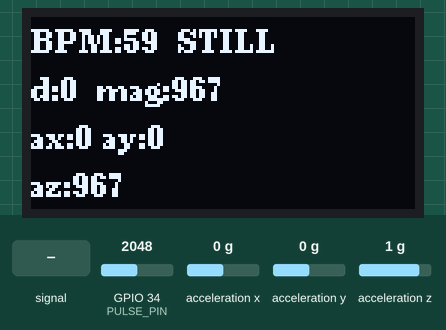
The sketch below on a simulated ESP32. Shown: 128×64 one-colour display. Wiring (inferred from the names in the program): MPU-6050 motion sensor at I2C address 0x68. The test bench sets the inputs (shaded band); at power-on: acceleration x 0 g, GPIO 34 (PULSE_PIN) = 2048, acceleration y 0 g, acceleration z 1 g (analog values on the 0–4095 scale). Random numbers use the default seed unless the sketch sets one; what the sketch prints to the serial monitor is not drawn.

Above: at 1.6 s.
1.7 s: acceleration x set to -1.4 g
At 2.41 s:
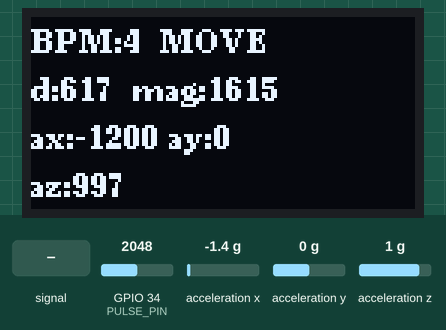
3.7 s: GPIO 34 (PULSE_PIN) fed a 200 Hz sine of ±327 counts around its level
At 5.38 s:
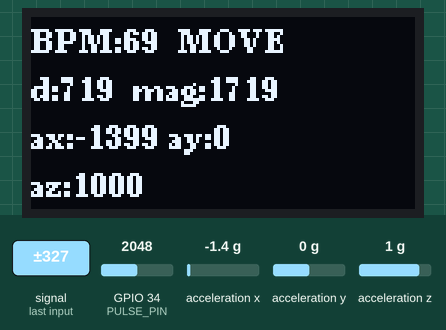
5.6 s: GPIO 34 (PULSE_PIN) set to 2866
At 8.08 s:
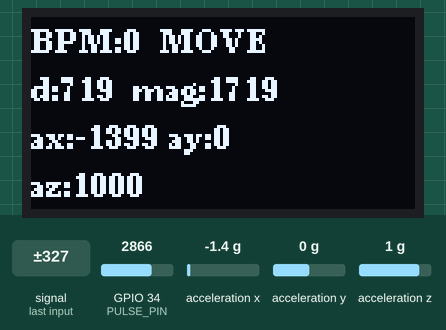
8.2 s: acceleration y set to -1.4 g
At 8.41 s:
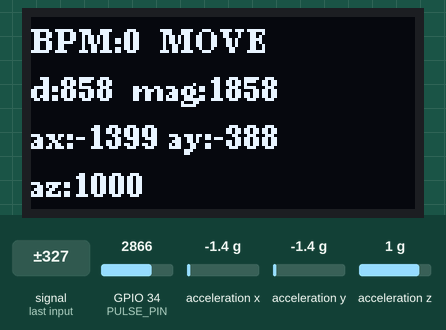
9.7 s: GPIO 34 (PULSE_PIN) fed a 1000 Hz sine of ±1023 counts around its level
At 10.41 s:
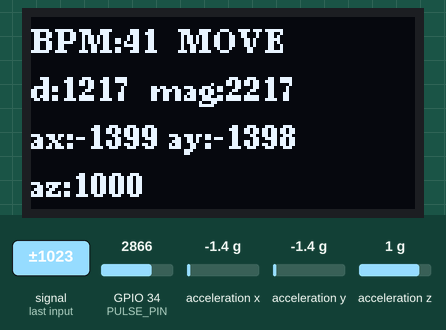
11.6 s: acceleration z set to -1.4 g
At 12.41 s:
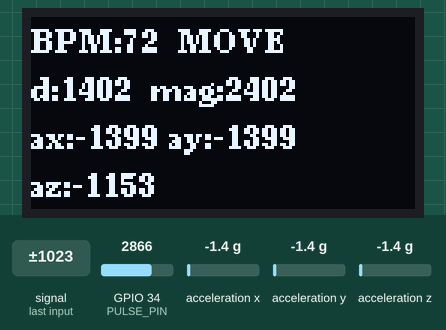

Measured:
- after the input at 8.2 s, the display: first changes after 0.06 s (image 4 shows a later state)

The sketch:

accelerometer.ino
```cpp
#include <Wire.h>
#include <math.h>
#include <esp_now.h>
#include <WiFi.h>
#include <Arduino.h>
#include <U8g2lib.h>

// ===================== OLED (U8g2) =====================
// SSD1306 128x64 over I2C (hardware I2C)
U8G2_SSD1306_128X64_NONAME_F_HW_I2C u8g2(U8G2_R0, /* reset=*/ U8X8_PIN_NONE);

// ===================== MPU6050 CONFIG =====================
static const uint8_t MPU_ADDR = 0x68;
static const int SDA_PIN = 21;
static const int SCL_PIN = 22;

// Movement threshold using delta (same guidance as earlier)
// You can tune this later.
static const float MOVE_THRESHOLD = 0.05f;

// ===================== ESP-NOW ENCRYPTION KEYS =====================
static const uint8_t PMK_KEY[16] = {
  0x1A,0x2B,0x3C,0x4D,0x5E,0x6F,0x70,0x81,
  0x92,0xA3,0xB4,0xC5,0xD6,0xE7,0xF8,0x09
};

static const uint8_t LMK_KEY[16] = {
  0x55,0x44,0x33,0x22,0x11,0x00,0xAA,0xBB,
  0xCC,0xDD,0xEE,0xFF,0x10,0x20,0x30,0x40
};

// ===================== ESP-NOW PACKET =====================
typedef struct {
  char message[80];   // enough for 6 ints + colons
} DataPacket;

DataPacket txData;
DataPacket rxData;

// Put the OTHER ESP32's MAC here (receiver)
uint8_t peerMAC[] = {0xB0, 0xCB, 0xD8, 0xE6, 0x1A, 0x50}; // Arduino B0:CB:D8:E6:1A:50

// ===================== BPM CODE (UNCHANGED LOGIC) =====================
float gaussianRandom(float mean, float stddev) {
  // Box-Muller transform
  float u1 = random(1, 10000) / 10000.0;  // uniform (0,1)
  float u2 = random(1, 10000) / 10000.0;

  float z0 = sqrt(-2.0 * log(u1)) * cos(2.0 * PI * u2);  // standard normal
  return z0 * stddev + mean;  // scale and shift
}

// ========= CONFIG =========
static const int PULSE_PIN = 34;

// Sampling
static const int SAMPLE_HZ = 250;
static const int SAMPLE_US = 1000000 / SAMPLE_HZ;

// Filters
static const float DC_ALPHA  = 0.01f;
static const float ENV_ALPHA = 0.12f;
static const float THR_ALPHA = 0.01f;
static const float THR_OFFSET = 15.0f;

// Beat detection
static const int REFRACTORY_MS = 420;     // prevents double-counting
static const int NO_BPM_TIMEOUT = 750;   // if no beat for 2.5s → NO BPM

// ========= STATE =========
unsigned long lastSampleUs = 0;
unsigned long lastBeatMs   = 0;
unsigned long lastPrintMs  = 0;

float dc = 0.0f;
float env = 0.0f;
float thr = 0.0f;
float lastEnv = 0.0f;

bool armed = false;
float peakEnv = 0.0f;

bool bpmPresent = false;

// We store latest BPM int here (integration only)
volatile int latestBpmInt = 0;

// ESP32 sometimes doesn't define A0 depending on board variant.
// This keeps YOUR randomSeed(analogRead(A0)) line intact.
#ifndef A0
#define A0 36
#endif

// Call this often (non-blocking); logic inside is unchanged
void updateBpmLogic() {
  // ----- Fixed sampling -----
  unsigned long nowUs = micros();
  if (nowUs - lastSampleUs < SAMPLE_US) return;
  lastSampleUs += SAMPLE_US;

  unsigned long nowMs = millis();

  // ----- Read signal -----
  int raw = analogRead(PULSE_PIN);

  // ----- DC removal -----
  dc = (1.0f - DC_ALPHA) * dc + DC_ALPHA * raw;
  float hp = raw - dc;

  // ----- Envelope -----
  float rect = fabsf(hp);
  env = (1.0f - ENV_ALPHA) * env + ENV_ALPHA * rect;

  // ----- Adaptive threshold -----
  thr = (1.0f - THR_ALPHA) * thr + THR_ALPHA * env;
  float dynamicThr = thr + THR_OFFSET;

  // ----- Peak-based beat detection -----
  bool crossUp = (env > dynamicThr) && (lastEnv <= dynamicThr);

  if (crossUp) {
    armed = true;
    peakEnv = env;
  }

  if (armed) {
    if (env > peakEnv) peakEnv = env;

    // confirm peak when falling 3%
    if (env < peakEnv * 0.97f) {
      if (nowMs - lastBeatMs >= REFRACTORY_MS) {
        lastBeatMs = nowMs;
        bpmPresent = true;   // we detected a beat
      }
      armed = false;
    }
  }

  lastEnv = env;

  // ----- BPM presence timeout -----
  if (nowMs - lastBeatMs > NO_BPM_TIMEOUT) {
    bpmPresent = false;
  }

  // ----- Print state every 500 ms -----
  // (We do NOT print; we store exactly what you would've printed.)
  if (nowMs - lastPrintMs > 500) {
    lastPrintMs = nowMs;

    if (bpmPresent) {
      float value = gaussianRandom(75, 4.0);
      latestBpmInt = (int)value;
    } else {
      latestBpmInt = 0;
    }
  }
}

// ===================== MPU6050 HELPERS =====================
void mpuWriteByte(uint8_t reg, uint8_t data) {
  Wire.beginTransmission(MPU_ADDR);
  Wire.write(reg);
  Wire.write(data);
  Wire.endTransmission(true);
}

bool mpuReadBytes(uint8_t startReg, uint8_t *buf, size_t len) {
  Wire.beginTransmission(MPU_ADDR);
  Wire.write(startReg);
  if (Wire.endTransmission(false) != 0) return false;

  size_t got = Wire.requestFrom((int)MPU_ADDR, (int)len, (int)true);
  if (got != len) return false;

  for (size_t i = 0; i < len; i++) buf[i] = Wire.read();
  return true;
}

bool readAccelG(float &ax, float &ay, float &az) {
  uint8_t d[6];
  if (!mpuReadBytes(0x3B, d, 6)) return false;

  int16_t rawAx = (int16_t)((d[0] << 8) | d[1]);
  int16_t rawAy = (int16_t)((d[2] << 8) | d[3]);
  int16_t rawAz = (int16_t)((d[4] << 8) | d[5]);

  // ±2g => 16384 LSB/g
  ax = rawAx / 16384.0f;
  ay = rawAy / 16384.0f;
  az = rawAz / 16384.0f;
  return true;
}

// ===================== ESP-NOW CALLBACKS =====================
void onSent(const wifi_tx_info_t *info, esp_now_send_status_t status) {
  // keep minimal; OLED is the main UI
}

void onReceive(const esp_now_recv_info *info, const uint8_t *incomingData, int len) {
  int copyLen = min((int)sizeof(rxData), len);
  memcpy(&rxData, incomingData, copyLen);

  // optional debug
  Serial.print("RX: ");
  Serial.println(rxData.message);
}

bool addPeer(const uint8_t *mac) {
  esp_now_peer_info_t peerInfo = {};
  memcpy(peerInfo.peer_addr, mac, 6);
  peerInfo.channel = 0;
  peerInfo.encrypt = true;                 // enable encryption
  memcpy(peerInfo.lmk, LMK_KEY, 16);       // shared per-peer key

  if (esp_now_is_peer_exist(mac)) return true;
  return (esp_now_add_peer(&peerInfo) == ESP_OK);
}

// ===================== OLED DRAW =====================
void drawOLED(int bpm_i, bool moving,
              int ax_i, int ay_i, int az_i,
              int mag_i, int del_i) {

  char line1[24];
  char line2[24];
  char line3[24];
  char line4[24];

  snprintf(line1, sizeof(line1), "BPM:%d  %s", bpm_i, moving ? "MOVE" : "STILL");
  snprintf(line2, sizeof(line2), "d:%d  mag:%d", del_i, mag_i);
  snprintf(line3, sizeof(line3), "ax:%d ay:%d", ax_i, ay_i);
  snprintf(line4, sizeof(line4), "az:%d", az_i);

  u8g2.clearBuffer();
  u8g2.setFont(u8g2_font_ncenB08_tr);

  u8g2.drawStr(0, 12, line1);
  u8g2.drawStr(0, 28, line2);
  u8g2.drawStr(0, 44, line3);
  u8g2.drawStr(0, 60, line4);

  u8g2.sendBuffer();
}

// ===================== SETUP =====================
void setup() {
  Serial.begin(115200);
  delay(300);

  // --- Shared I2C bus (MPU + OLED) ---
  Wire.begin(SDA_PIN, SCL_PIN);
  Wire.setClock(400000);

  // OLED address: you said 0x78, U8g2 wants 8-bit address => 0x3C<<1
  u8g2.setI2CAddress(0x3C << 1);
  u8g2.begin();

  u8g2.clearBuffer();
  u8g2.setFont(u8g2_font_ncenB08_tr);
  u8g2.drawStr(0, 14, "Init...");
  u8g2.sendBuffer();

  // --- MPU init ---
  mpuWriteByte(0x6B, 0x00); // wake
  mpuWriteByte(0x1C, 0x00); // ±2g

  // --- BPM ADC setup (same as your code) ---
  analogReadResolution(12);
  analogSetPinAttenuation(PULSE_PIN, ADC_11db);
  lastSampleUs = micros();
  randomSeed(analogRead(A0));

  // --- ESP-NOW ---
  WiFi.mode(WIFI_STA);
  WiFi.disconnect(true, true);
  delay(100);

  Serial.print("My MAC: ");
  Serial.println(WiFi.macAddress());

  if (esp_now_init() != ESP_OK) {
    Serial.println("ESP-NOW init failed");
    while (true) {}
  }
  esp_now_set_pmk(PMK_KEY);
  esp_now_register_send_cb(onSent);
  esp_now_register_recv_cb(onReceive);

  if (!addPeer(peerMAC)) {
    Serial.println("Peer add failed");
    while (true) {}
  }

  Serial.println("Streaming ax:ay:az:mag:delta:bpm");
  u8g2.clearBuffer();
  u8g2.drawStr(0, 14, "Streaming...");
  u8g2.sendBuffer();
}

// ===================== LOOP =====================
void loop() {
  // Keep BPM sampler running at 250Hz (non-blocking)
  updateBpmLogic();

  // Send accel packet at ~20 Hz
  static unsigned long lastTxMs = 0;
  unsigned long nowMs = millis();
  if (nowMs - lastTxMs < 50) return;
  lastTxMs = nowMs;

  float ax, ay, az;
  if (!readAccelG(ax, ay, az)) return;

  float mag   = sqrtf(ax*ax + ay*ay + az*az);
  float delta = fabsf(mag - 1.0f);

  bool moving = (delta > MOVE_THRESHOLD);

  // scale ×1000 for accel/mag/delta
  int ax_i  = (int)(ax * 1000);
  int ay_i  = (int)(ay * 1000);
  int az_i  = (int)(az * 1000);
  int mag_i = (int)(mag * 1000);
  int del_i = (int)(delta * 1000);

  int bpm_i = latestBpmInt; // NOT scaled

  // ax:ay:az:mag:delta:bpm  (your requested TX format)
  snprintf(txData.message, sizeof(txData.message),
           "%d:%d:%d:%d:%d:%d",
           ax_i, ay_i, az_i, mag_i, del_i, bpm_i);

  esp_now_send(peerMAC, (uint8_t*)&txData, sizeof(txData));

  // Optional debug
  // Serial.println(txData.message);

  // ===================== ONLY CHANGE: OLED UPDATE RATE + SMOOTHING =====================
  // Update OLED slower and smoother by taking a weighted average over incoming samples.
  // This does NOT change TX data, BPM logic, MPU logic, or anything else.
    // ===================== ONLY CHANGE: OLED UPDATE RATE + STABLE MOVEMENT =====================

  static unsigned long lastOledValsMs = 0;
  static unsigned long lastOledMoveMs = 0;
  static unsigned long moveStateChangeMs = 0;

  static const unsigned long OLED_VALS_PERIOD_MS = 250; // numbers refresh (unchanged)
  static const unsigned long OLED_MOVE_PERIOD_MS = 180; // slower movement refresh
  static const unsigned long MOVE_STABLE_MS      = 220; // must stay stable before flipping label

  static const float ALPHA = 0.15f; // smoothing weight
  static float sax = 0, say = 0, saz = 0, smag = 0, sdel = 0, sbpm = 0;

  // ---------- Smooth numeric display ----------
  sax  = (1.0f - ALPHA) * sax  + ALPHA * ax_i;
  say  = (1.0f - ALPHA) * say  + ALPHA * ay_i;
  saz  = (1.0f - ALPHA) * saz  + ALPHA * az_i;
  smag = (1.0f - ALPHA) * smag + ALPHA * mag_i;
  sdel = (1.0f - ALPHA) * sdel + ALPHA * del_i;
  sbpm = (1.0f - ALPHA) * sbpm + ALPHA * bpm_i;

  // ---------- Stable movement detection ----------
  static bool stableMoving = false;      // what OLED shows
  static bool lastRawMoving = false;     // previous raw state

  static const unsigned long MOVE_ON_STABLE_MS  = 10;   // how long raw must be MOVE before OLED shows MOVE
  static const unsigned long MOVE_OFF_STABLE_MS = 220;  // how long raw must be STILL before OLED shows STILL

  if (moving != lastRawMoving) {
    moveStateChangeMs = nowMs;   // start timer for this transition
    lastRawMoving = moving;
  }

  unsigned long required = moving ? MOVE_ON_STABLE_MS : MOVE_OFF_STABLE_MS;

  if ((nowMs - moveStateChangeMs) >= required) {
    stableMoving = moving;
  }
  // ---------- Refresh conditions ----------
  bool doValsUpdate = (nowMs - lastOledValsMs >= OLED_VALS_PERIOD_MS);
  bool doMoveUpdate = (nowMs - lastOledMoveMs >= OLED_MOVE_PERIOD_MS);

  if (doValsUpdate || doMoveUpdate) {
    if (doValsUpdate) lastOledValsMs = nowMs;
    if (doMoveUpdate) lastOledMoveMs = nowMs;

    drawOLED((int)sbpm, stableMoving,
             (int)sax, (int)say, (int)saz,
             (int)smag, (int)sdel);
  }

}
```
